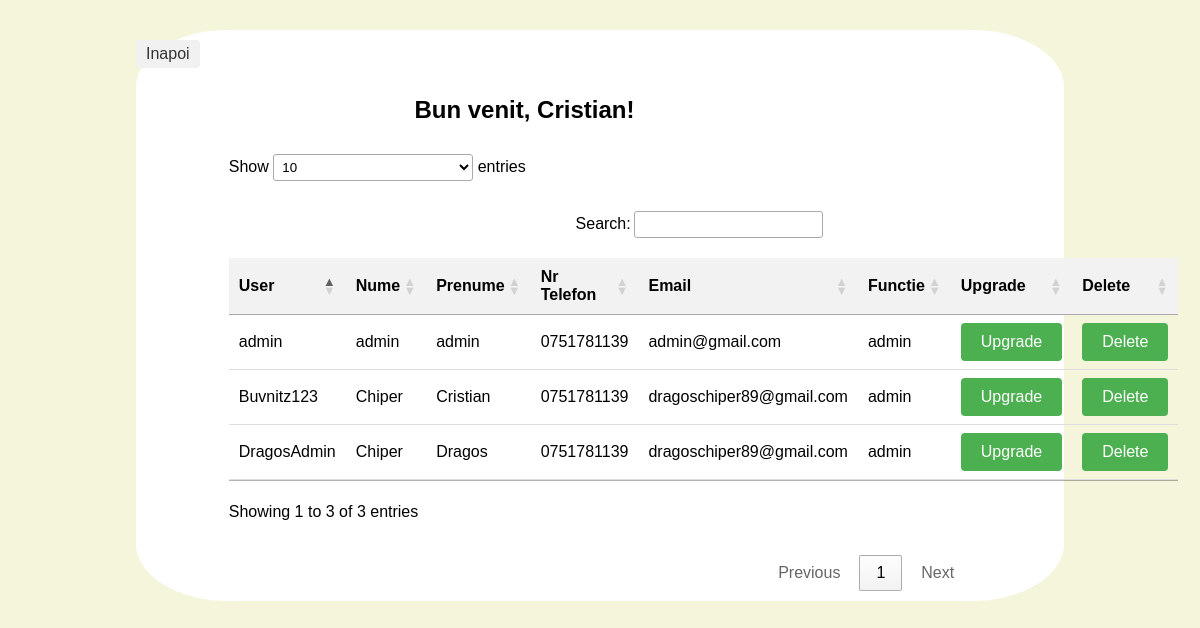
The app's page /AdminPages/upgradeUser.php (signed in) with its own data.
### tables this page shows
CREATE TABLE `user` (
  `username` varchar(50) NOT NULL,
  `nume` varchar(50) NOT NULL,
  `prenume` varchar(50) NOT NULL,
  `parola` varchar(50) NOT NULL,
  `nr_telefon` varchar(50) NOT NULL,
  `email` varchar(50) NOT NULL,
  `functie` varchar(50) NOT NULL
);

### BazaDeDateCinema.php (called while the page is built, shortened)
<?php
function getUsers()
{
    $con = mysqli_connect('localhost', 'root', '', 'gestionarecinema', 3307);
    $sql = "SELECT * FROM user";
    $result = mysqli_query($con, $sql);
    if ($result) {
        while ($row = mysqli_fetch_assoc($result)) {
            $lista[] = $row;
        }
    }
    return $lista;
}

### AdminPages/upgradeUser.php (the view, shortened to what this page needs)
<?php
include("../BazaDeDateCinema.php");
$useri = getUSers();
?>
<!DOCTYPE html>
<html lang="en">
<head>
    <link rel="stylesheet" href="https://cdn.datatables.net/1.11.3/css/jquery.dataTables.min.css">
    <link rel="stylesheet" href="style.css">
</head>
<body>
    <div>
        <a href="admin-page.php">Inapoi</a>
        <h2>Bun venit, <?php echo $_SESSION['user'] ?>!</h2>
        <table id="filmeTable">
            <thead>
                <tr>
                    <th>User</th>
                    <th>Nume</th>
                    <th>Prenume</th>
                    <th>Nr Telefon</th>
                    <th>Email</th>
                    <th>Functie</th>
                    <th>Upgrade</th>
                    <th>Delete</th>
                </tr>
            </thead>
            <tbody>
                <?php
                foreach ($useri as $user) {
                    if ($user['functie'] != '' && $user['username'] != $_SESSION['user']) {
                        echo "<tr>
                            <td>" . $user['username'] . "</td>
                            <td>" . $user['nume'] . "</td>
                            <td>" . $user['prenume'] . "</td>
                            <td>" . $user['nr_telefon'] . "</td>
                            <td>" . $user['email'] . "</td>
                            <td>" . $user['functie'] . "</td>
                            <td><form method='post' action='upgradeUser2.php'>
                            <input type='hidden' name='username' value='" . $user['username'] . "'>
                            <input type='submit' name='upgrade' value='Upgrade'>
                            </form></td>
                            <td><form method='post' action='upgradeUser2.php'>
                            <input type='hidden' name='username' value='" . $user['username'] . "'>
                            <input type='submit' name='delete' value='Delete'>
                            </form></td>
                        </tr>";
                    }
                }
                ?>
            </tbody>
        </table>
    </div>
</body>
</html>

### AdminPages/style.css (style rules this page uses)
body { font-family: Arial, sans-serif; margin: 0; padding: 20px; }
a { text-decoration: none; color: #333; }
body { margin: 0; background-color: beige; }
div { width: 80%; margin: 10px auto; background-color: #fff; border-radius: 10%; }
table { border-collapse: collapse; width: 80%; margin: auto auto; }
th, td { padding: 8px; text-align: left; border-bottom: 1px solid #ddd; }
th { background-color: #f2f2f2; }
form { display: inline; }
h2 { margin-left: 30%; margin-top: 3%; }
form { margin-top: 10px; }
a { text-decoration: none; color: #333; margin-top: 10px; display: inline-block; background-color: #f1f1f1; padding: 5px 10px; border-radius: 4px; }
input[type="submit"] { background-color: #4CAF50; color: white; border: none; padding: 10px 20px; text-align: center; text-decoration: none; display: inline-block; font-size: 16px; border-radius: 4px; cursor: pointer; }

### records on screen
user: username "admin", nume "admin", prenume "admin", nr_telefon "0751781139", email "admin@gmail.com", functie "admin"
user: username "Buvnitz123", nume "Chiper", prenume "Cristian", nr_telefon "0751781139", email "dragoschiper89@gmail.com", functie "admin"
user: username "DragosAdmin", nume "Chiper", prenume "Dragos", nr_telefon "0751781139", email "dragoschiper89@gmail.com", functie "admin"

### other values on screen
$_SESSION['user'] "Cristian"
